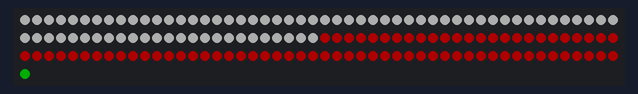
Recording of a sketch running on a simulated Arduino Uno, built with avr-gcc and run on an emulated ATmega328P. Shown: 151 RGB LEDs in strip order, left to right, continuing on the next row. Dim RGB values are drawn brighter than linear.

Above: at 2.1 s.

The sketch:

Leds_test.ino
```cpp
#include <FastLED.h>
#define LED_PIN 0
#define BRIGHTNESS  50
#define LED_TYPE    WS2811
#define COLOR_ORDER RGB
#define NUM_LEDS 151

CRGB leds[NUM_LEDS];

void setup() {

   	delay(2000);
    FastLED.addLeds<LED_TYPE, LED_PIN, COLOR_ORDER>(leds, NUM_LEDS);
    FastLED.setBrightness(  BRIGHTNESS );

    for (int i = 0; i < 75; i++) {
      leds[i] = CRGB(255,255,255);
    }
    for (int i = 75; i < 150; i++) {
      leds[i] = CRGB(255,0,0);
    }

    leds[150] = CRGB(0,255,0);

    FastLED.show();

}


void loop() {

  FastLED.show();
  delay(200);

}
```
